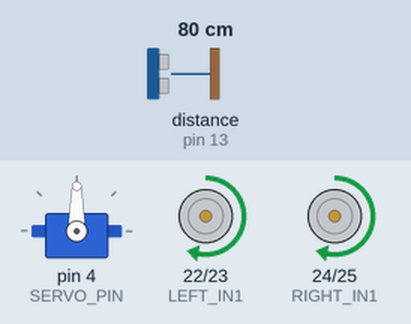
Simulated run of this sketch. Board: Arduino Mega 2560, built with avr-gcc and run on an emulated ATmega2560. Shown: servo, motor-driver pin pairs drawn as motors (green arrow = first pin HIGH = forward, orange = second pin HIGH = backward, longer = more drive, scaled by the enable pin). Wiring (inferred from the names in the program): ultrasonic range finder: trigger pin 12; echo pin 13. The inputs (shaded band) are chosen by the test bench; at power-on: distance to the obstacle (sensor on pin 13) 80 cm. The echo pulse lasts 58.3 µs per cm; what the sketch prints to the serial monitor is not drawn.

Above: at 2.7 s.
2.8 s: distance to the obstacle (sensor on pin 13) set to 29 cm
4.3 s: distance to the obstacle (sensor on pin 13) set to 25 cm
At 5.0 s:
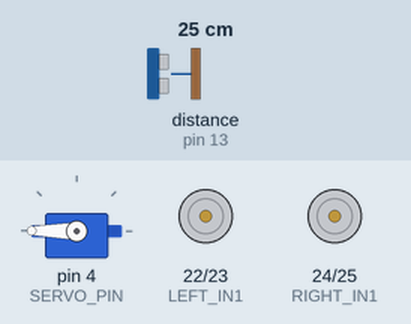
At 7.2 s:
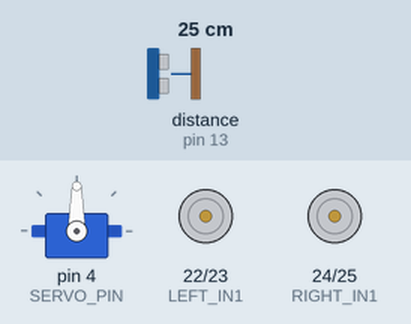
7.3 s: distance to the obstacle (sensor on pin 13) set to 20 cm
10.3 s: distance to the obstacle (sensor on pin 13) set to 2 cm
At 11.9 s:
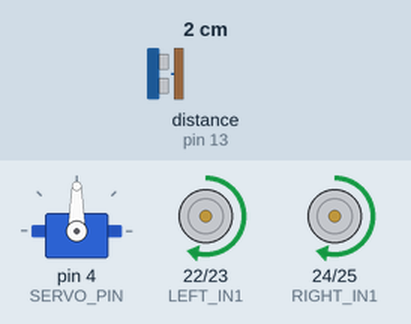
Timing chart, 0 to 13.4 s (numbered marks = the images above; inputs shaded):
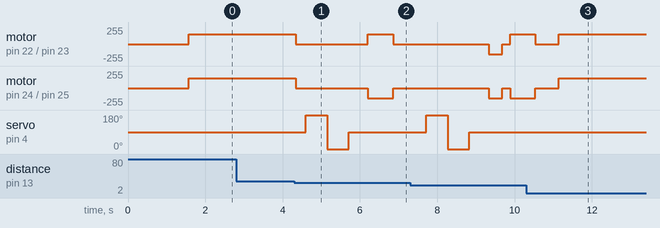

The sketch:

ObstacleAvoidance.ino
```cpp
#include <Arduino.h>
#include <Servo.h>

// ============================================================
// CONFIRMED MOTOR WIRING
// ============================================================
const byte LEFT_EN  = 2;
const byte LEFT_IN1 = 22;
const byte LEFT_IN2 = 23;

const byte RIGHT_EN  = 3;
const byte RIGHT_IN1 = 24;
const byte RIGHT_IN2 = 25;

// ============================================================
// ULTRASONIC + SERVO
// ============================================================
const byte TRIG_PIN  = 12;
const byte ECHO_PIN  = 13;
const byte SERVO_PIN = 4;   // Must not be pin 3

Servo scanServo;

// Change LEFT_ANGLE and RIGHT_ANGLE only if your servo is mounted backward.
const int LEFT_ANGLE    = 180;
const int CENTER_ANGLE  = 90;
const int RIGHT_ANGLE   = 0;

// ============================================================
// NAVIGATION SETTINGS
// ============================================================
const int DRIVE_SPEED = 150;
const int TURN_SPEED  = 150;

const int OBSTACLE_DISTANCE_CM = 25;
const int SIDE_CLEARANCE_CM    = 20;

// Calibrate this after basic behavior works.
const unsigned long TURN_90_TIME_MS = 650;
const unsigned long REVERSE_TIME_MS = 350;

const unsigned long SERVO_SETTLE_MS = 500;

// ============================================================
// MOTOR CONTROL
// Positive speed = forward
// Negative speed = reverse
// ============================================================
void setLeftMotor(int speed) {
  speed = constrain(speed, -255, 255);

  if (speed > 0) {
    digitalWrite(LEFT_IN1, HIGH);
    digitalWrite(LEFT_IN2, LOW);
  } else if (speed < 0) {
    digitalWrite(LEFT_IN1, LOW);
    digitalWrite(LEFT_IN2, HIGH);
  } else {
    digitalWrite(LEFT_IN1, LOW);
    digitalWrite(LEFT_IN2, LOW);
  }

  analogWrite(LEFT_EN, abs(speed));
}

void setRightMotor(int speed) {
  speed = constrain(speed, -255, 255);

  if (speed > 0) {
    digitalWrite(RIGHT_IN1, HIGH);
    digitalWrite(RIGHT_IN2, LOW);
  } else if (speed < 0) {
    digitalWrite(RIGHT_IN1, LOW);
    digitalWrite(RIGHT_IN2, HIGH);
  } else {
    digitalWrite(RIGHT_IN1, LOW);
    digitalWrite(RIGHT_IN2, LOW);
  }

  analogWrite(RIGHT_EN, abs(speed));
}

void moveForward() {
  setLeftMotor(DRIVE_SPEED);
  setRightMotor(DRIVE_SPEED);
}

void moveBackward() {
  setLeftMotor(-DRIVE_SPEED);
  setRightMotor(-DRIVE_SPEED);
}

void stopMotors() {
  setLeftMotor(0);
  setRightMotor(0);
}

void pivotLeft() {
  setLeftMotor(-TURN_SPEED);
  setRightMotor(TURN_SPEED);
}

void pivotRight() {
  setLeftMotor(TURN_SPEED);
  setRightMotor(-TURN_SPEED);
}

// ============================================================
// ULTRASONIC READING
// ============================================================
long singleDistanceReading() {
  digitalWrite(TRIG_PIN, LOW);
  delayMicroseconds(3);

  digitalWrite(TRIG_PIN, HIGH);
  delayMicroseconds(10);
  digitalWrite(TRIG_PIN, LOW);

  unsigned long duration = pulseIn(ECHO_PIN, HIGH, 30000UL);

  // No echo generally means nothing is nearby.
  if (duration == 0) {
    return 400;
  }

  long distanceCm = duration * 0.0343 / 2.0;

  if (distanceCm < 2 || distanceCm > 400) {
    return 400;
  }

  return distanceCm;
}

// Take three readings and return the median.
// This rejects many random HC-SR04 spikes.
long readDistanceCM() {
  long a = singleDistanceReading();
  delay(25);

  long b = singleDistanceReading();
  delay(25);

  long c = singleDistanceReading();

  if (a > b) {
    long temp = a;
    a = b;
    b = temp;
  }

  if (b > c) {
    long temp = b;
    b = c;
    c = temp;
  }

  if (a > b) {
    long temp = a;
    a = b;
    b = temp;
  }

  return b;
}

long lookAt(int angle) {
  scanServo.write(angle);
  delay(SERVO_SETTLE_MS);

  long distance = readDistanceCM();

  Serial.print("Servo angle ");
  Serial.print(angle);
  Serial.print(" -> ");
  Serial.print(distance);
  Serial.println(" cm");

  return distance;
}

// ============================================================
// TURNING
// ============================================================
void turnLeft90() {
  Serial.println("ACTION: TURN LEFT");

  pivotLeft();
  delay(TURN_90_TIME_MS);

  stopMotors();
  delay(250);
}

void turnRight90() {
  Serial.println("ACTION: TURN RIGHT");

  pivotRight();
  delay(TURN_90_TIME_MS);

  stopMotors();
  delay(250);
}

// ============================================================
// OBSTACLE AVOIDANCE
// ============================================================
void avoidObstacle() {
  stopMotors();
  delay(250);

  Serial.println();
  Serial.println("OBSTACLE DETECTED — SCANNING");

  long leftDistance = lookAt(LEFT_ANGLE);
  long rightDistance = lookAt(RIGHT_ANGLE);

  scanServo.write(CENTER_ANGLE);
  delay(SERVO_SETTLE_MS);

  Serial.print("LEFT: ");
  Serial.print(leftDistance);
  Serial.print(" cm | RIGHT: ");
  Serial.print(rightDistance);
  Serial.println(" cm");

  bool leftBlocked = leftDistance <= SIDE_CLEARANCE_CM;
  bool rightBlocked = rightDistance <= SIDE_CLEARANCE_CM;

  // Both sides blocked: back away, then turn toward the larger opening.
  if (leftBlocked && rightBlocked) {
    Serial.println("Both sides blocked — reversing");

    moveBackward();
    delay(REVERSE_TIME_MS);
    stopMotors();
    delay(200);
  }

  // Turn toward the side with MORE space.
  if (leftDistance > rightDistance) {
    turnLeft90();
  } else {
    turnRight90();
  }

  // Always center the sensor after turning.
  scanServo.write(CENTER_ANGLE);
  delay(250);
}

// ============================================================
// SETUP
// ============================================================
void setup() {
  Serial.begin(9600);

  pinMode(LEFT_EN, OUTPUT);
  pinMode(LEFT_IN1, OUTPUT);
  pinMode(LEFT_IN2, OUTPUT);

  pinMode(RIGHT_EN, OUTPUT);
  pinMode(RIGHT_IN1, OUTPUT);
  pinMode(RIGHT_IN2, OUTPUT);

  pinMode(TRIG_PIN, OUTPUT);
  pinMode(ECHO_PIN, INPUT);

  stopMotors();

  scanServo.attach(SERVO_PIN);
  scanServo.write(CENTER_ANGLE);

  delay(1500);

  Serial.println("Obstacle avoidance started.");
}

// ============================================================
// MAIN LOOP
// ============================================================
void loop() {
  scanServo.write(CENTER_ANGLE);

  long frontDistance = readDistanceCM();

  Serial.print("FRONT: ");
  Serial.print(frontDistance);
  Serial.println(" cm");

  if (frontDistance > OBSTACLE_DISTANCE_CM) {
    moveForward();
  } else {
    avoidObstacle();
  }

  delay(60);
}
```

Measured:
- the behaviour switches between 27 and 26 cm on distance to the obstacle (sensor on pin 13) (found by bisection; images 0 and 1)
- after the input at 2.8 s, every drawn part: stays the same
- after the input at 4.3 s, motor on pin 22 (LEFT_IN1) / pin 23 (LEFT_IN2): forward 150/255 → stopped at once, → forward 150/255 1.9 s later, → stopped 0.65 s later; motor on pin 24 (RIGHT_IN1) / pin 25 (RIGHT_IN2): forward 150/255 → stopped at once, → backward 150/255 1.9 s later, → stopped 0.65 s later
- after the input at 10.3 s, servo on pin 4 (SERVO_PIN): stays 90° (without the input it goes to 180° after 1.1 s)
